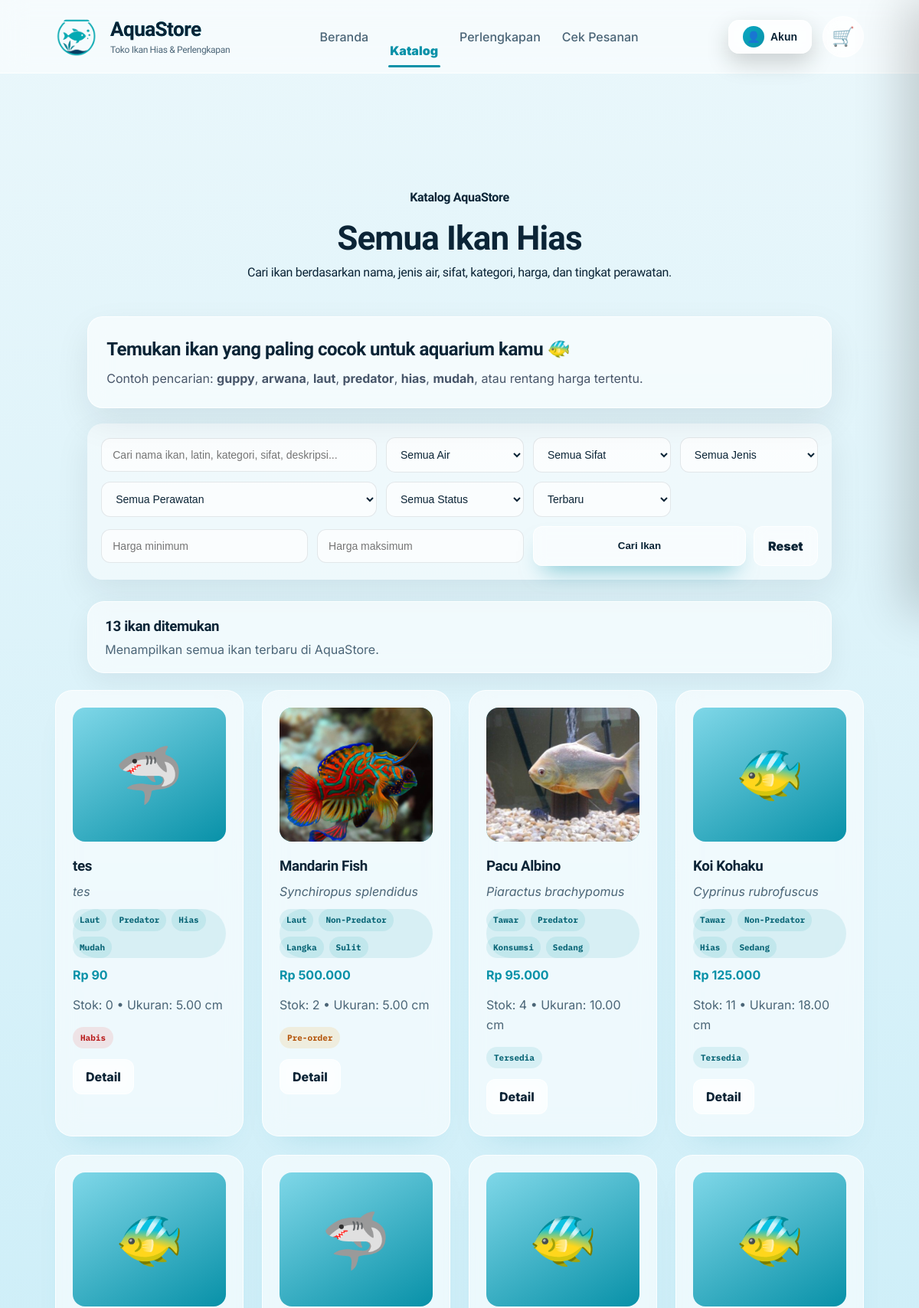
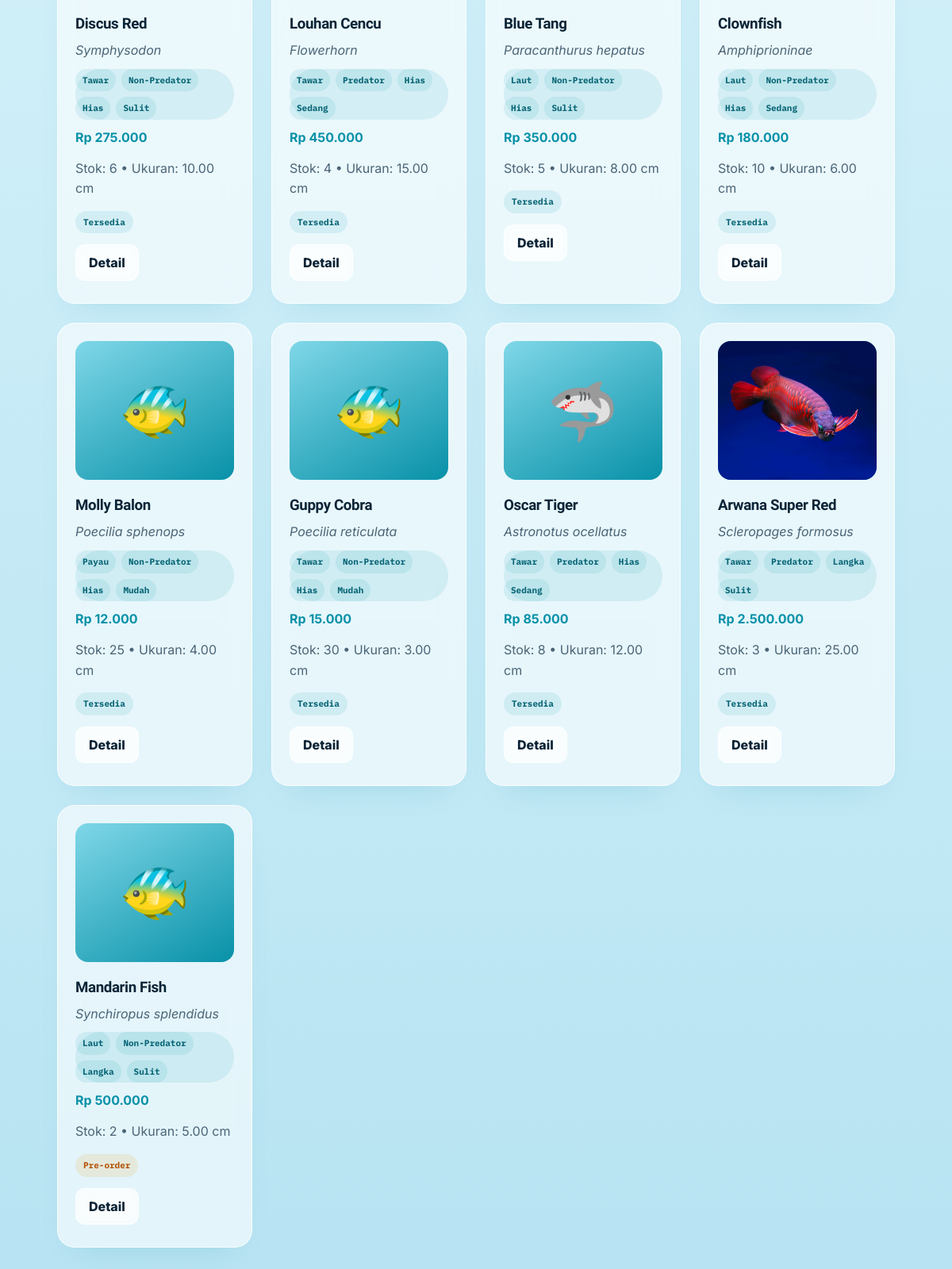
The page /pelanggan/katalog.php on the database its author committed (2 pictures, top to bottom).
### tables this page shows
CREATE TABLE `ikan` (
  `id` int(11) NOT NULL,
  `nama` varchar(100) NOT NULL,
  `nama_latin` varchar(100) DEFAULT NULL,
  `kategori_air` enum('Laut','Tawar','Payau') NOT NULL,
  `kategori_sifat` enum('Predator','Non-Predator') NOT NULL,
  `kategori_jenis` enum('Hias','Konsumsi','Langka') NOT NULL,
  `harga` int(11) NOT NULL,
  `stok` int(11) NOT NULL,
  `ukuran_cm` decimal(5,2) DEFAULT NULL,
  `tingkat_perawatan` enum('Mudah','Sedang','Sulit') NOT NULL,
  `foto` varchar(255) DEFAULT NULL,
  `deskripsi` text DEFAULT NULL,
  `tips_perawatan` text DEFAULT NULL,
  `status` enum('Tersedia','Habis','Pre-order') DEFAULT 'Tersedia',
  `created_at` timestamp NOT NULL DEFAULT current_timestamp()
);

### config/db.php (called while the page is built, shortened)
<?php
function e($text)
{
    return htmlspecialchars((string) ($text ?? ''), ENT_QUOTES, 'UTF-8');
}
function rupiah($angka)
{
    return 'Rp ' . number_format((int) $angka, 0, ',', '.');
}

### pelanggan/katalog.php (the view, shortened to what this page needs)
<?php
require "../config/db.php";
$q = trim($_GET['q'] ?? '');
$kategoriAir = trim($_GET['kategori_air'] ?? '');
$kategoriSifat = trim($_GET['kategori_sifat'] ?? '');
$kategoriJenis = trim($_GET['kategori_jenis'] ?? '');
$tingkatPerawatan = trim($_GET['tingkat_perawatan'] ?? '');
$status = trim($_GET['status'] ?? '');
$hargaMin = trim($_GET['harga_min'] ?? '');
$hargaMax = trim($_GET['harga_max'] ?? '');
$sort = trim($_GET['sort'] ?? '');
$where = ["1=1"];
$params = [];
$order = "id DESC";
$sql = "SELECT * FROM ikan WHERE " . implode(" AND ", $where) . " ORDER BY $order";
$stmt = $pdo->prepare($sql);
$stmt->execute($params);
$data = $stmt->fetchAll();
$filterAktif = $q !== ''
    || $kategoriAir !== ''
    || $kategoriSifat !== ''
    || $kategoriJenis !== ''
    || $tingkatPerawatan !== ''
    || $status !== ''
    || $hargaMin !== ''
    || $hargaMax !== ''
    || $sort !== '';
?>
<!DOCTYPE html>
<html lang="id">
<head>
    <link rel="stylesheet" href="../assets/css/style.css?v=410">
</head>
<body>
    <?php include "../components/navbar.php"; ?>
    <section class="popular-section">
        <div class="section-title">
            <span>Katalog AquaStore</span>
            <h2>Semua Ikan Hias</h2>
            <p>Cari ikan berdasarkan nama, jenis air, sifat, kategori, harga, dan tingkat perawatan.</p>
        </div>
        <div class="catalog-search-wrapper">
            <div class="search-hero-box">
                <h3>Temukan ikan yang paling cocok untuk aquarium kamu 🐠</h3>
                <p>
                    Contoh pencarian: <b>guppy</b>, <b>arwana</b>, <b>laut</b>, <b>predator</b>,
                    <b>hias</b>, <b>mudah</b>, atau rentang harga tertentu.
                </p>
            </div>
            <form method="GET" class="premium-search-form">
                <input
                    type="text"
                    name="q"
                    placeholder="Cari nama ikan, latin, kategori, sifat, deskripsi..."
                    value="<?= e($q) ?>"
                >
                <select name="kategori_air">
                    <option value="">Semua Air</option>
                </select>
                <select name="kategori_sifat">
                    <option value="">Semua Sifat</option>
                </select>
                <select name="kategori_jenis">
                    <option value="">Semua Jenis</option>
                </select>
                <select name="tingkat_perawatan">
                    <option value="">Semua Perawatan</option>
                </select>
                <select name="status">
                    <option value="">Semua Status</option>
                </select>
                <select name="sort">
                    <option value="">Terbaru</option>
                </select>
                <div class="price-filter-row">
                    <input
                        type="number"
                        name="harga_min"
                        placeholder="Harga minimum"
                        value="<?= e($hargaMin) ?>"
                        min="0"
                    >
                    <input
                        type="number"
                        name="harga_max"
                        placeholder="Harga maksimum"
                        value="<?= e($hargaMax) ?>"
                        min="0"
                    >
                </div>
                <div class="search-action-row">
                    <button type="submit" class="search-button">
                        Cari Ikan
                    </button>
                    <a href="katalog.php" class="reset-button">
                        Reset
                    </a>
                </div>
            </form>
        </div>
        <div class="catalog-info">
            <div>
                <h3><?= count($data) ?> ikan ditemukan</h3>
                <p>
                    <?= $filterAktif ? 'Hasil pencarian berdasarkan filter yang kamu pilih.' : 'Menampilkan semua ikan terbaru di AquaStore.' ?>
                </p>
            </div>
        </div>
        <?php if (empty($data)): ?>
            <div class="empty-search-box">
                <h2>Ikan tidak ditemukan 🐟</h2>
                <p>Coba gunakan kata kunci lain atau hapus beberapa filter.</p>
                <a href="katalog.php" class="hero-button">
                    Lihat Semua Ikan
                </a>
            </div>
        <?php else: ?>
            <div class="fish-grid">
                <?php foreach ($data as $i): ?>
                    <?php
                    $statusClass = '';
                    if (($i['status'] ?? '') === 'Habis') {
                        $statusClass = 'habis';
                    } elseif (($i['status'] ?? '') === 'Pre-order') {
                        $statusClass = 'preorder';
                    }
                    ?>
                    <div class="fish-card">
                        <div class="fish-image">
                            <?php if (!empty($i['foto'])): ?>
                                <img src="../uploads/ikan/<?= e($i['foto']) ?>" alt="<?= e($i['nama']) ?>">
                            <?php else: ?>
                                <span><?= $i['kategori_sifat'] === 'Predator' ? '🦈' : '🐠' ?></span>
                            <?php endif; ?>
                        </div>
                        <h3><?= e($i['nama']) ?></h3>
                        <?php if (!empty($i['nama_latin'])): ?>
                            <p><i><?= e($i['nama_latin']) ?></i></p>
                        <?php endif; ?>
                        <div class="fish-badge-row">
                            <span class="fish-badge"><?= e($i['kategori_air']) ?></span>
                            <span class="fish-badge"><?= e($i['kategori_sifat']) ?></span>
                            <span class="fish-badge"><?= e($i['kategori_jenis']) ?></span>
                            <span class="fish-badge"><?= e($i['tingkat_perawatan']) ?></span>
                        </div>
                        <h4><?= rupiah($i['harga']) ?></h4>
                        <p>
                            Stok: <?= e($i['stok']) ?>
                            <?php if (!empty($i['ukuran_cm'])): ?>
                                • Ukuran: <?= e($i['ukuran_cm']) ?> cm
                            <?php endif; ?>
                        </p>
                        <span class="fish-status <?= e($statusClass) ?>">
                            <?= e($i['status']) ?>
                        </span>
                        <div class="catalog-action-row">
                            <a href="detail.php?id=<?= e($i['id']) ?>" class="mini-button">
                                Detail
                            </a>
                        </div>
                    </div>
                <?php endforeach; ?>
            </div>
        <?php endif; ?>
    </section>
</body>
</html>

### assets/css/legacy.css (style rules this page uses)
:root { --dark: #031426; --dark2: #062847; --blue: #1677ff; --cyan: #12d6c5; --white: #fff; --soft: #f4fbff; --text: #09213d; --muted: #64748b; --danger: #ff4d6d; --shadow: 0 18px 50px rgba(0, 0, 0, .12); --radius: 24px }
* { margin: 0; padding: 0; box-sizing: border-box }
body { font-family: 'Poppins', Arial, sans-serif; background: var(--soft); color: var(--text); overflow-x: hidden }
a { text-decoration: none; color: inherit }
img { max-width: 100%; display: block }
.hero-button, .login-button, .mini-button { border: none; cursor: pointer; font-weight: 800; border-radius: 16px; transition: .25s }
.mini-button { display: inline-block; padding: 10px 16px; color: white; background: linear-gradient(135deg, var(--cyan), var(--blue)) }
.popular-section, .checkout-section, .detail-section { padding: 150px 6% 80px; min-height: 100vh; background: var(--soft) }
.section-title { text-align: center; margin-bottom: 45px }
.section-title span { color: var(--blue); font-weight: 900 }
.section-title h2 { margin-top: 8px; font-size: 44px; color: var(--text) }
.fish-grid { display: grid; grid-template-columns: repeat(4, 1fr); gap: 24px }
.fish-card { padding: 22px; border-radius: var(--radius); background: white; box-shadow: var(--shadow); transition: .25s }
.fish-image { height: 175px; margin-bottom: 18px; display: grid; place-items: center; overflow: hidden; border-radius: 20px; background: linear-gradient(135deg, #dffbff, #eef8ff) }
.fish-image span { font-size: 72px }
.fish-image img { width: 100%; height: 100%; object-fit: cover }
.fish-card h3 { margin-bottom: 6px; color: var(--text) }
.fish-card p { margin: 7px 0; color: var(--muted); line-height: 1.6 }
.fish-card h4 { color: var(--blue); margin: 10px 0 15px }

### assets/css/base/variables.css (style rules this page uses)
:root { --primary: #0891A8; --primary-hover: #0AA8C2; --secondary: #EAF7FB; --surface: #F4FBFE; --card: rgba(255,255,255,.6); --accent: #F2A531; --accent-hover: #FFB74D; --success: #22C55E; --danger: #EF4444; --text: #0B2436; --text-muted: #4B6577; --border: rgba(11,36,54,.1); --glass-border: rgba(255,255,255,.8); --shadow: 0 20px 50px rgba(8,145,168,.18); --radius-sm: 12px; --radius-md: 18px; --radius-lg: 28px; --transition: .3s ease; --font-display: 'Bricolage Grotesque', sans-serif; --font-body: 'Inter', sans-serif; --font-mono: 'IBM Plex Mono', monospace; --blue: var(--primary); --cyan: var(--primary-hover); --soft: var(--secondary); --muted: var(--text-muted); --dark: var(--text); --radius: var(--radius-lg); }

### assets/css/base/typography.css (style rules this page uses)
h1, h2, h3, h4, p { margin: 0; }
body { line-height: 1.5; }

### assets/css/layout/main-layout.css (style rules this page uses)
.popular-section, .checkout-section, .detail-section { padding: 150px 6% 80px; min-height: 100vh; background: var(--soft); }
.section-title { text-align: center; margin-bottom: 45px; }
.section-title span { color: var(--blue); font-weight: 900; }
.section-title h2 { margin-top: 8px; font-size: 44px; color: var(--text); }

### assets/css/components/buttons.css (style rules this page uses)
.hero-button, .login-button, .search-button { background: linear-gradient(135deg,var(--accent),var(--accent-hover)); color:white; border:none; padding:14px 28px; border-radius:999px; font-weight:800; cursor:pointer; transition:var(--transition); }

### assets/css/components/cards.css (style rules this page uses)
.fish-card, .product-card { background:linear-gradient(180deg,rgba(16,35,61,.95),rgba(8,20,38,.95)); border:1px solid var(--border); border-radius:var(--radius-lg); color:var(--text); box-shadow:var(--shadow); transition:var(--transition); }

### assets/css/components/badges.css (style rules this page uses)
.fish-badge-row, .equipment-badge-row { display: flex; flex-wrap: wrap; gap: 7px; margin: 10px 0; }
.fish-badge, .equipment-badge { background: #f1f5f9; color: #334155; font-size: 12px; padding: 6px 9px; border-radius: 999px; font-weight: 800; }
.fish-status, .equipment-status { display: inline-flex; margin-top: 8px; padding: 6px 10px; border-radius: 999px; font-size: 12px; font-weight: 900; background: #dcfce7; color: #15803d; }
.fish-status.habis, .equipment-status.habis { background: #fee2e2; color: #b91c1c; }
.fish-status.preorder { background: #fef3c7; color: #b45309; }

### assets/css/components/final-polish.css (style rules this page uses)
* { scroll-behavior:smooth; }
body { overflow-x:hidden; }
.hero-button, .mini-button, .login-button, .search-button { position:relative; overflow:hidden; }
.hero-button::after, .mini-button::after { content:""; position:absolute; top:0; left:-100%; width:100%; height:100%; background:rgba(255,255,255,.18); transition:.4s; }
.fish-card, .ocean-product-card, .dash-card, .admin-panel { animation: oceanFade .5s ease; }
img { transition:.4s ease; }

### rows shown on the page
ikan: nama "tes", nama_latin "tes", kategori_air "Laut", kategori_sifat "Predator", kategori_jenis "Hias", tingkat_perawatan "Mudah", harga "Rp 90", stok "0", ukuran_cm "5.00", status "Habis"
ikan: foto (picture), nama "Mandarin Fish", nama_latin "Synchiropus splendidus", kategori_air "Laut", kategori_sifat "Non-Predator", kategori_jenis "Langka", tingkat_perawatan "Sulit", harga "Rp 500.000", stok "2", ukuran_cm "5.00", status "Pre-order"
ikan: foto (picture), nama "Pacu Albino", nama_latin "Piaractus brachypomus", kategori_air "Tawar", kategori_sifat "Predator", kategori_jenis "Konsumsi", tingkat_perawatan "Sedang", harga "Rp 95.000", stok "4", ukuran_cm "10.00", status "Tersedia"
ikan: nama "Koi Kohaku", nama_latin "Cyprinus rubrofuscus", kategori_air "Tawar", kategori_sifat "Non-Predator", kategori_jenis "Hias", tingkat_perawatan "Sedang", harga "Rp 125.000", stok "11", ukuran_cm "18.00", status "Tersedia"
ikan: nama "Discus Red", nama_latin "Symphysodon", kategori_air "Tawar", kategori_sifat "Non-Predator", kategori_jenis "Hias", tingkat_perawatan "Sulit", harga "Rp 275.000", stok "6", ukuran_cm "10.00", status "Tersedia"
ikan: nama "Louhan Cencu", nama_latin "Flowerhorn", kategori_air "Tawar", kategori_sifat "Predator", kategori_jenis "Hias", tingkat_perawatan "Sedang", harga "Rp 450.000", stok "4", ukuran_cm "15.00", status "Tersedia"
ikan: nama "Blue Tang", nama_latin "Paracanthurus hepatus", kategori_air "Laut", kategori_sifat "Non-Predator", kategori_jenis "Hias", tingkat_perawatan "Sulit", harga "Rp 350.000", stok "5", ukuran_cm "8.00", status "Tersedia"
ikan: nama "Clownfish", nama_latin "Amphiprioninae", kategori_air "Laut", kategori_sifat "Non-Predator", kategori_jenis "Hias", tingkat_perawatan "Sedang", harga "Rp 180.000", stok "10", ukuran_cm "6.00", status "Tersedia"
ikan: nama "Molly Balon", nama_latin "Poecilia sphenops", kategori_air "Payau", kategori_sifat "Non-Predator", kategori_jenis "Hias", tingkat_perawatan "Mudah", harga "Rp 12.000", stok "25", ukuran_cm "4.00", status "Tersedia"
ikan: nama "Guppy Cobra", nama_latin "Poecilia reticulata", kategori_air "Tawar", kategori_sifat "Non-Predator", kategori_jenis "Hias", tingkat_perawatan "Mudah", harga "Rp 15.000", stok "30", ukuran_cm "3.00", status "Tersedia"
ikan: nama "Oscar Tiger", nama_latin "Astronotus ocellatus", kategori_air "Tawar", kategori_sifat "Predator", kategori_jenis "Hias", tingkat_perawatan "Sedang", harga "Rp 85.000", stok "8", ukuran_cm "12.00", status "Tersedia"
ikan: foto (picture), nama "Arwana Super Red", nama_latin "Scleropages formosus", kategori_air "Tawar", kategori_sifat "Predator", kategori_jenis "Langka", tingkat_perawatan "Sulit", harga "Rp 2.500.000", stok "3", ukuran_cm "25.00", status "Tersedia"
ikan: nama "Mandarin Fish", nama_latin "Synchiropus splendidus", kategori_air "Laut", kategori_sifat "Non-Predator", kategori_jenis "Langka", tingkat_perawatan "Sulit", harga "Rp 500.000", stok "2", ukuran_cm "5.00", status "Pre-order"

### other values the page prints
count($data) "13"
